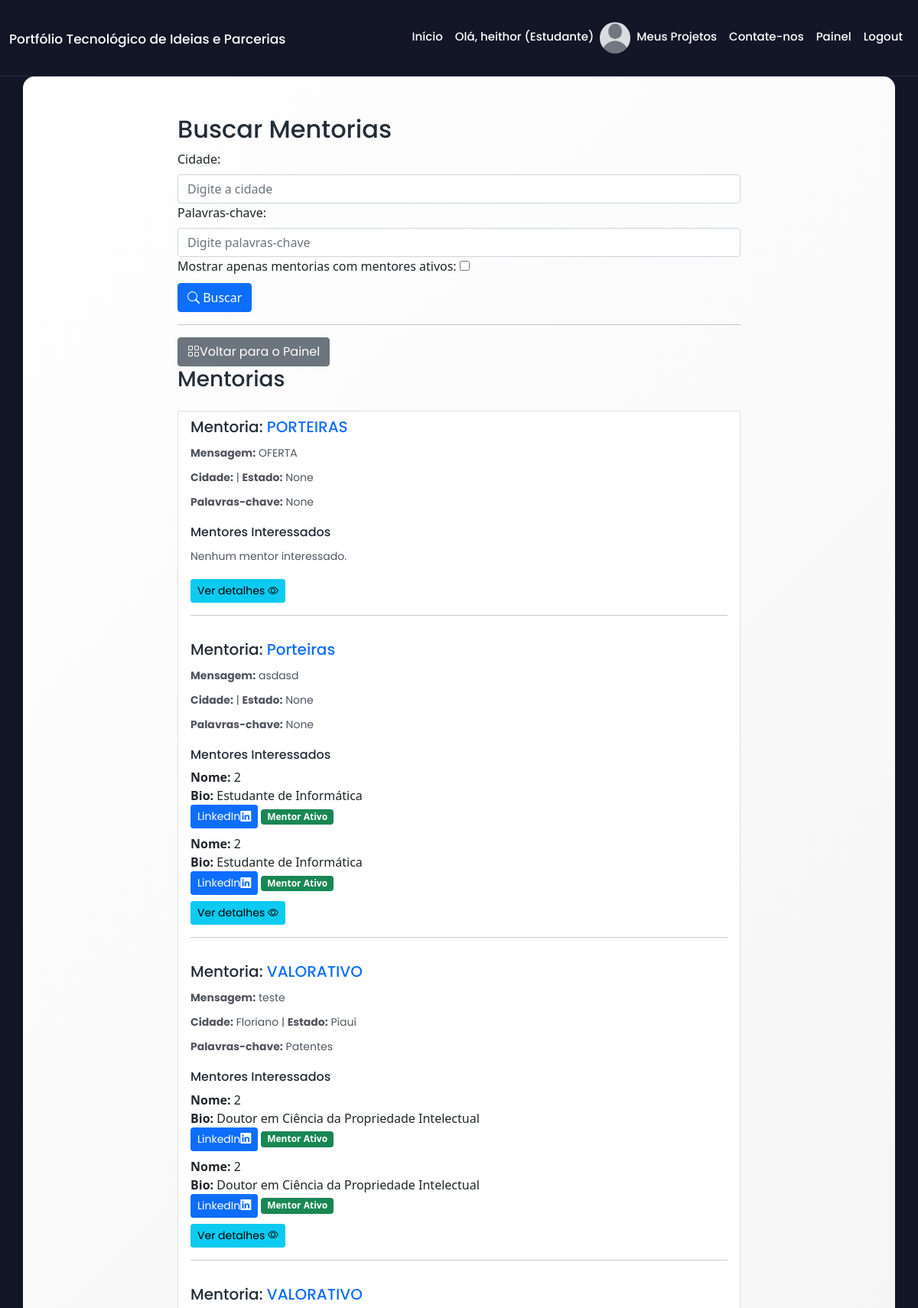
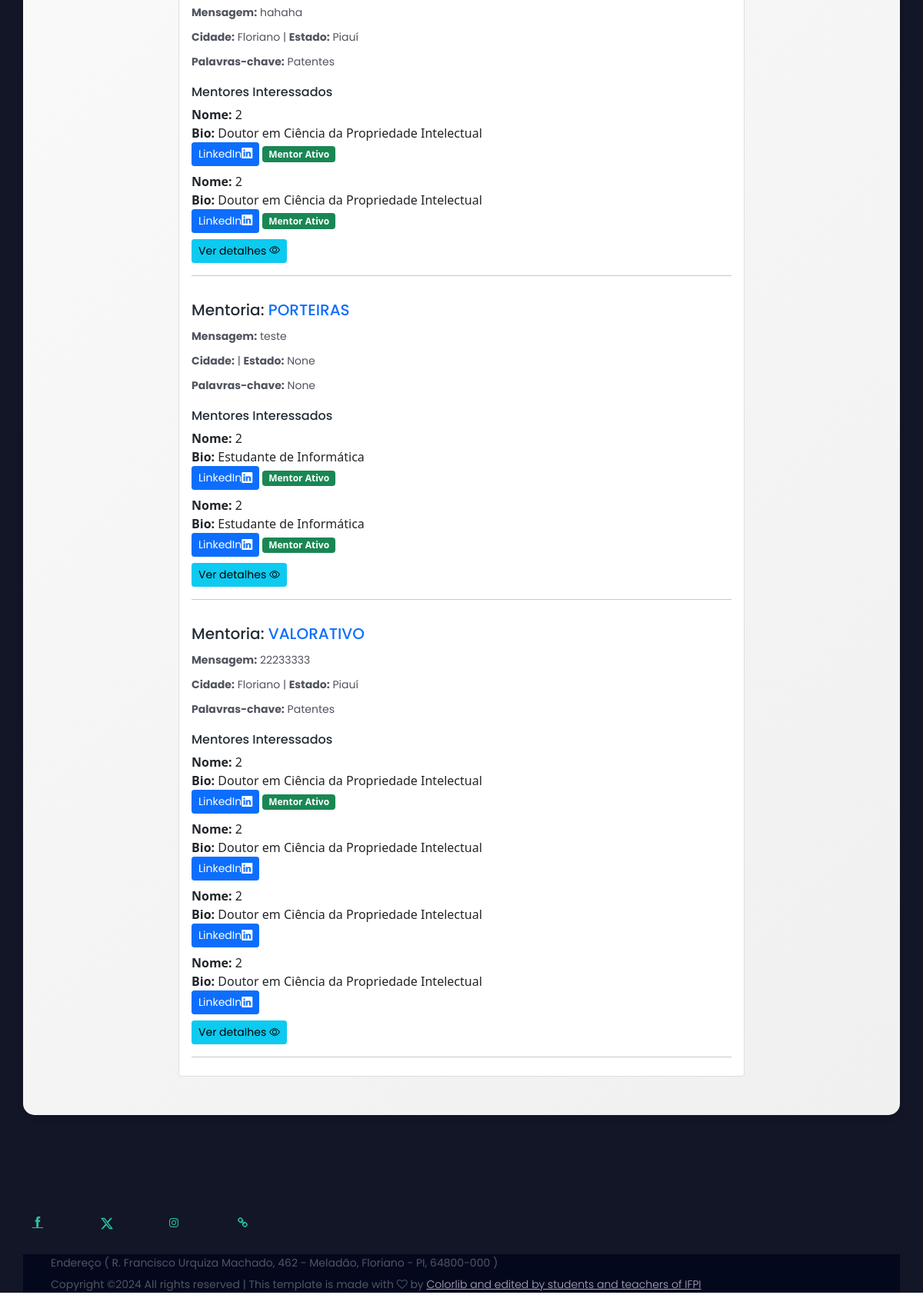
Page /buscar-mentorias/ (signed in) on the committed database (2 pictures, top to bottom).
### cadastro/models.py (models this page shows, shortened)
class UserProfile(models.Model):
    USER_TYPES = (
        ('pesquisador', 'Pesquisador'),
        ('estudante', 'Estudante'),
        ('empresa', 'Empresa'),
        ('instituicao', 'Instituição'),
    )
    user = models.OneToOneField(User, on_delete=models.CASCADE)
    nome = models.CharField(max_length=300)
    user_type = models.CharField(max_length=50, choices=USER_TYPES)
    bio = models.TextField(null=True, blank=True)
    institution_name = models.CharField(max_length=255, null=True, blank=True)
    website = models.URLField(null=True, blank=True)
    linkedin = models.URLField(null=True, blank=True)
    avatar = models.ImageField(upload_to='avatars/', blank=True, null=True)

class MentorshipRequest(models.Model):
    project = models.ForeignKey(Project, on_delete=models.CASCADE, related_name='mentorship_requests')
    message = models.TextField()
    is_accepted = models.BooleanField(default=False)
    created_at = models.DateTimeField(auto_now_add=True)

class Project(models.Model):
    STAGE_CHOICES = (
        ('ideia', 'Ideia'),
        ('em_progresso', 'Em Progresso'),
        ('completo', 'Completo'),
    )
    STATUS_CHOICES = (
        ('ativo', 'Ativo'),
        ('inativo', 'Inativo'),
        ('concluido', 'Concluído'),
    )
    location_state = models.ForeignKey('Estado', on_delete=models.SET_NULL, null=True)
    location_city = models.ForeignKey('Cidade', on_delete=models.SET_NULL, null=True)
    logo = models.ImageField(upload_to='projetos_logos/', null=True, blank=True)
    needs = models.ManyToManyField('Need', related_name='projects', blank=True)
    owner = models.ForeignKey(UserProfile, on_delete=models.CASCADE, related_name='projects')
    title = models.CharField(max_length=255)
    description = models.TextField()
    stage = models.CharField(max_length=50, choices=STAGE_CHOICES)
    status = models.CharField(max_length=50, choices=STATUS_CHOICES, default='ativo')
    category = models.ForeignKey(TechnologyCategory, on_delete=models.SET_NULL, null=True)
    institution = models.CharField(max_length=255, null=True, blank=True)
    start_date = models.DateField(null=True, blank=True)
    end_date = models.DateField(null=True, blank=True)
    funding_required = models.BooleanField(default=False)
    goals = models.TextField(null=True, blank=True)
    resources_needed = models.TextField(null=True, blank=True)
    collaborators = models.ManyToManyField(UserProfile, related_name='collaborations', blank=True)
    date_created = models.DateTimeField(auto_now_add=True)
    date_updated = models.DateTimeField(auto_now=True)
    keywords = models.TextField(null=True, blank=True)

class MentorInterested(models.Model):
    mentorship_request = models.ForeignKey(MentorshipRequest, on_delete=models.CASCADE, related_name='interested_mentors')
    mentor = models.ForeignKey(UserProfile, on_delete=models.CASCADE, related_name='interested_requests')
    is_active = models.BooleanField(default=False)
    created_at = models.DateTimeField(auto_now_add=True)

class Cidade(models.Model):
    codigo = models.BigIntegerField()
    nome = models.CharField(max_length=100)
    estado = models.ForeignKey(Estado, on_delete=models.CASCADE)

class Estado(models.Model):
    codigo_uf = models.IntegerField()
    nome = models.CharField(max_length=100)
    uf = models.CharField(max_length=2)
    regiao = models.ForeignKey(Regiao, on_delete=models.CASCADE)
    def __str__(self):
        return self.nome

### cadastro/views.py (the view)
# urls.py: path('buscar-mentorias/', BuscarMentoriasView.as_view(), name='buscar_mentorias'),
class BuscarMentoriasView(TemplateView):
    template_name = 'buscar_mentorias.html'
    def get_context_data(self, **kwargs):
        context = super().get_context_data(**kwargs)
        localidade = self.request.GET.get('location_city')
        palavra_chave = self.request.GET.get('keywords')
        mentor_ativo = self.request.GET.get('mentor_ativo')  # Filtro para mentores ativos (opcional)
        mentorias = MentorshipRequest.objects.all()
        if localidade:
            mentorias = mentorias.filter(project__location_city__nome__icontains=localidade)
        if palavra_chave:
            mentorias = mentorias.filter(
                Q(project__keywords__icontains=palavra_chave) |
                Q(project__title__icontains=palavra_chave) |
                Q(project__description__icontains=palavra_chave)
            )
        if mentor_ativo:
            mentorias = mentorias.filter(interested_mentors__is_active=True).distinct()
        context['mentorias'] = mentorias
        return context

### cadastro/templates/buscar_mentorias.html (shortened to what this page needs)
{% extends 'base.html' %}
{% block content %}
<div class="fancy-bg-dark section-padding-100">
<div class="container fancy-bg-white">
            <div class="row justify-content-center">
                <div class="col-12 col-lg-8">
                    <h2>Buscar Mentorias</h2>
<form method="GET" action="{% url 'buscar_mentorias' %}">
    <div>
        <label for="location_city">Cidade:</label>
        <input type="text" name="location_city" id="location_city" class="form-control"
               value="{{ request.GET.location_city }}" placeholder="Digite a cidade">
    </div>
    <div>
        <label for="keywords">Palavras-chave:</label>
        <input type="text" class="form-control" name="keywords" id="keywords" value="{{ request.GET.keywords }}"
        placeholder="Digite palavras-chave">
    </div>
    <div>
        <label for="mentor_ativo">Mostrar apenas mentorias com mentores ativos:</label>
        <input type="checkbox" class="form-group" name="mentor_ativo"
               id="mentor_ativo" {% if request.GET.mentor_ativo %}checked{% endif %}>
    </div>
    <button type="submit" class="btn btn-primary"><i class="bi bi-search"></i> Buscar</button>
</form>
<hr>
  <a href="{% url 'dashboardpub' %}" class="btn btn-secondary"><i class="bi bi-grid"></i>Voltar para o Painel</a>
<h3 class="mb-4">Mentorias</h3>
<ul class="list-group">
    {% for mentorship in mentorias %}
        <li class="list-group-item">
            <h5>
                Mentoria:
                <a href="{% url 'project-detail' mentorship.project.id %}" class="text-decoration-none">
                    {{ mentorship.project.title }}
                </a>
            </h5>
            <p class="mb-1"><strong>Mensagem:</strong> {{ mentorship.message }}</p>
            <p class="mb-1">
                <strong>Cidade:</strong> {{ mentorship.project.location_city.nome }} |
                <strong>Estado:</strong> {{ mentorship.project.location_state }}
            </p>
            <p class="mb-2"><strong>Palavras-chave:</strong> {{ mentorship.project.keywords }}</p>
            <h6 class="mt-3">Mentores Interessados</h6>
            {% if mentorship.interested_mentors.all %}
                <ul class="list-unstyled">
                    {% for mentor in mentorship.interested_mentors.all %}
                        <li class="mb-2">
                            <strong>Nome:</strong> {{ mentor.mentor.nome }}<br>
                            <strong>Bio:</strong> {{ mentor.mentor.bio }}<br>
                            <a href="{{ mentor.mentor.linkedin }}" target="_blank" class="btn btn-primary btn-sm">
                                LinkedIn<i class="bi bi-linkedin"></i></a>
                            {% if mentor.is_active %}
                                <span class="badge bg-success">Mentor Ativo</span>
                            {% endif %}
                        </li>
                    {% endfor %}
                </ul>
            {% else %}
                <p>Nenhum mentor interessado.</p>
            {% endif %}
            <a href="{% url 'detalhes_mentoria' mentorship.id %}" class="btn btn-info btn-sm">
                            Ver detalhes <i class="bi bi-eye"></i>
            </a>
            <hr>
        </li>
    {% empty %}
        <li class="list-group-item text-center">Nenhuma mentoria encontrada.</li>
    {% endfor %}
</ul>
    </div>
</div>
</div>
</div>
{% endblock %}

### cadastro/templates/base.html (shortened to what this page needs)
<!DOCTYPE html>
<html lang="pt-br">
<head>
    {% load static %}
    <link rel="stylesheet" href="{%static 'style.css'%}">
    <link rel="stylesheet" href="https://cdnjs.cloudflare.com/ajax/libs/bootstrap-icons/1.5.0/font/bootstrap-icons.min.css">
    <link href="https://cdn.jsdelivr.net/npm/bootstrap@5.0.2/dist/css/bootstrap.min.css" rel="stylesheet"
>
    <link rel="stylesheet" href="{%static 'css/responsive/responsive.css'%}">
</head>
<body>
    <header class="header_area" id="header">
    <div class="container-fluid h-100">
        <div class="row h-100">
            <div class="col-12 h-100">
                <nav class="h-100 navbar navbar-expand-lg align-items-center">
                    <a class="navbar-brand" href="{% url 'home' %}">Portfólio Tecnológico de Ideias e Parcerias</a>
                    <div class="collapse navbar-collapse" id="fancyNav">
                        <ul class="navbar-nav ml-auto">
                            <li class="nav-item active">
                                <a class="nav-link" href="{% url 'home' %}">Início<span class="sr-only">(current)</span></a>
                            </li>
                            {% if user.is_authenticated %}
                                <li class="nav-item">
                                    <a class="nav-link" href="{% url 'user-profile' user.username %}">
                                        Olá, {{ user.username }} ({{ user.userprofile.user_type|capfirst }})
                                    </a>
                                </li>
                                <li class="nav-item">
                                    {% if user.userprofile.avatar %}
                                        <img src="{{ user.userprofile.avatar.url }}" alt="Foto de {{ user.username }}" class="rounded-circle" width="40" height="40">
                                    {% else %}
                                    <img src="{% static 'img/avatar.png' %}" alt="Sem foto" class="rounded-circle" width="40" height="40">
                                    {% endif %}
                                </li>
                                <li class="nav-item">
                                    <a class="nav-link" href="{% url 'project-list' %}">Meus Projetos</a>
                                </li>
                            {% endif %}
                                <li class="nav-item">
                                    <a class="nav-link" href="{% url 'contact' %}">Contate-nos</a>
                                </li>
                            {% if user.is_authenticated %}
                                <li class="nav-item">
                                        <a class="nav-link" href="{% url 'dashboard' %}">Painel</a>
                                    </li>
                                <li class="nav-item">
                                    <a class="nav-link" href="{% url 'logout' %}">Logout</a>
                                </li>
                            {% endif %}
                        </ul>
                    </div>
                </nav>
            </div>
        </div>
    </div>
</header>
{% block content %}
    {% endblock %}
                    <footer class="fancy-footer-area fancy-bg-dark">
                        <div class="footer-content section-padding-50   -50">
                            <div class="container">
                                <div class="row">
                                    <div class="col-12 col-sm-6 col-lg-4">
                                        <div class="single-footer-widget">
                                            <div class="footer-social-widegt d-flex align-items-center">
                                                    <a href="https://www.facebook.com/ifpiaui/">
                                                    <i class="ti-facebook"></i>
                                                    </a>
                                                    <a href="https://twitter.com/ifpiaui">
                                                    <svg xmlns="http://www.w3.org/2000/svg" width="16" height="16" fill="currentColor" class="bi bi-twitter-x" viewBox="0 0 16 16">
  <path d="M12.6.75h2.454l-5.36 6.142L16 15.25h-4.937l-3.867-5.07-4.425 5.07H.316l5.733-6.57L0 .75h5.063l3.495 4.633L12.601.75Zm-.86 13.028h1.36L4.323 2.145H2.865z"/>
</svg>
                                                    </a>
                                                    <a href="https://www.instagram.com/ifpiaui/">
                                                    <i class="fa fa-instagram"></i>
                                                	</a>
                                                    <a href="https://www.ifpi.edu.br/">
                                                    <i class="fa fa-link"></i>
                                                </a>
                                            </div>
                                        </div>
                                    </div>
        <div class="footer-copywrite-area">
            <div class="container h-100">
                <div class="row h-100">
                    <div class="col-12 h-100">
                        <div class="copywrite-content h-100 d-flex align-items-center justify-content-between">
                            <div class="copywrite-text">
                                <p>Endereço ( R. Francisco Urquiza Machado, 462 - Meladão, Floriano - PI, 64800-000 )</p>
                                <p>
                                    Copyright &copy;<script>document.write(new Date().getFullYear());</script> All rights reserved | This template is made with <i class="fa fa-heart-o" aria-hidden="true"></i> by <a href="https://colorlib.com" target="_blank">Colorlib and edited by students and teachers of IFPI</a>
                                    </p>
                            </div>
                        </div>
                    </div>
                </div>
            </div>
        </div>
    </div>
</div>
</div>
    </footer>
</body>
</html>

### cadastro/static/style.css (style rules this page uses)
*, ul, li { margin: 0; padding: 0; }
body { font-family: 'Poppins', sans-serif; position: relative; z-index: auto; }
h1, h2, h3, h4, h5, h6 { font-family: 'Poppins', sans-serif; font-weight: 500; color: #232d37; line-height: 1.25; }
p { font-family: 'Poppins', sans-serif; color: #51545f; font-size: 14px; line-height: 2; font-weight: 400; }
img { max-width: 100%; height: auto; }
a, a:hover, a:focus, a:active { font-family: 'Poppins', sans-serif; text-decoration: none; transition-duration: 0ms; outline: none; }
li { list-style: none; }
.section-padding-100 { padding-top: 100px; padding-bottom: 100px; }
.fancy-bg-dark { background-color: #131627!important; }
.fancy-bg-white { background: linear-gradient(135deg, #ffffff, #f0f0f0); padding: 50px; border-radius: 15px; box-shadow: 0 4px 8px rgba(0, 0, 0, 0.1); }
.header_area { background-color: transparent; position: fixed; width: 100%; z-index: 90; height: 100px; top: 0; left: 0; padding: 0 0; border-bottom: 1px solid rgba(255, 255, 255, 0.1); -webkit-transition-duration: 500ms; transition-duration: 500ms; }
.header_area .navbar-brand { padding: 0; margin-top: 5px; font-size: 17px; color: #fff; font-weight: 500; }
.header_area .navbar { padding: 0; }
.navbar-expand-lg .navbar-nav .nav-link { padding-right: 5px; padding-left: 5px; color: #fff; font-size: 15px; font-weight: 500; }
.single-footer-widget { margin-bottom: 30px; }
.footer-social-widegt { margin-top: 30px; }
.footer-social-widegt > a { color: #2bc0a4; font-size: 14px; -webkit-box-flex: 1; -ms-flex: 1; flex: 1; }
.footer-copywrite-area { background-color: #04081d; height: 50px; }
.copywrite-text p { margin: 0; }
.copywrite-text p > a { font-weight: 300; color: #b5aec4; }

### rows in the picture
MentorshipRequest: project "PORTEIRAS", message "OFERTA", project.location_state "None", project.keywords "None", shows "Nenhum mentor interessado."
MentorshipRequest: project "Porteiras", message "asdasd", project.location_state "None", project.keywords "None"
MentorInterested: mentor.nome "2", mentor.bio "Estudante de Informática", is_active "Mentor Ativo"
MentorInterested: mentor.nome "2", mentor.bio "Estudante de Informática", is_active "Mentor Ativo"
MentorshipRequest: project "VALORATIVO", message "teste", project.location_city.nome "Floriano", project.location_state "Piauí", project.keywords "Patentes"
MentorInterested: mentor.nome "2", mentor.bio "Doutor em Ciência da Propriedade Intelectual", is_active "Mentor Ativo"
MentorInterested: mentor.nome "2", mentor.bio "Doutor em Ciência da Propriedade Intelectual", is_active "Mentor Ativo"
MentorshipRequest: project "VALORATIVO", message "hahaha", project.location_city.nome "Floriano", project.location_state "Piauí", project.keywords "Patentes"
MentorInterested: mentor.nome "2", mentor.bio "Doutor em Ciência da Propriedade Intelectual", is_active "Mentor Ativo"
MentorInterested: mentor.nome "2", mentor.bio "Doutor em Ciência da Propriedade Intelectual", is_active "Mentor Ativo"
MentorshipRequest: project "PORTEIRAS", message "teste", project.location_state "None", project.keywords "None"
MentorInterested: mentor.nome "2", mentor.bio "Estudante de Informática", is_active "Mentor Ativo"
MentorInterested: mentor.nome "2", mentor.bio "Estudante de Informática", is_active "Mentor Ativo"
MentorshipRequest: project "VALORATIVO", message "22233333", project.location_city.nome "Floriano", project.location_state "Piauí", project.keywords "Patentes"
MentorInterested: mentor.nome "2", mentor.bio "Doutor em Ciência da Propriedade Intelectual", is_active "Mentor Ativo"
MentorInterested: mentor.nome "2", mentor.bio "Doutor em Ciência da Propriedade Intelectual"
MentorInterested: mentor.nome "2", mentor.bio "Doutor em Ciência da Propriedade Intelectual"
MentorInterested: mentor.nome "2", mentor.bio "Doutor em Ciência da Propriedade Intelectual"

### other values in the picture
{{ user.username }} "heithor"
{{ user.userprofile.user_type|capfirst }} "Estudante"
